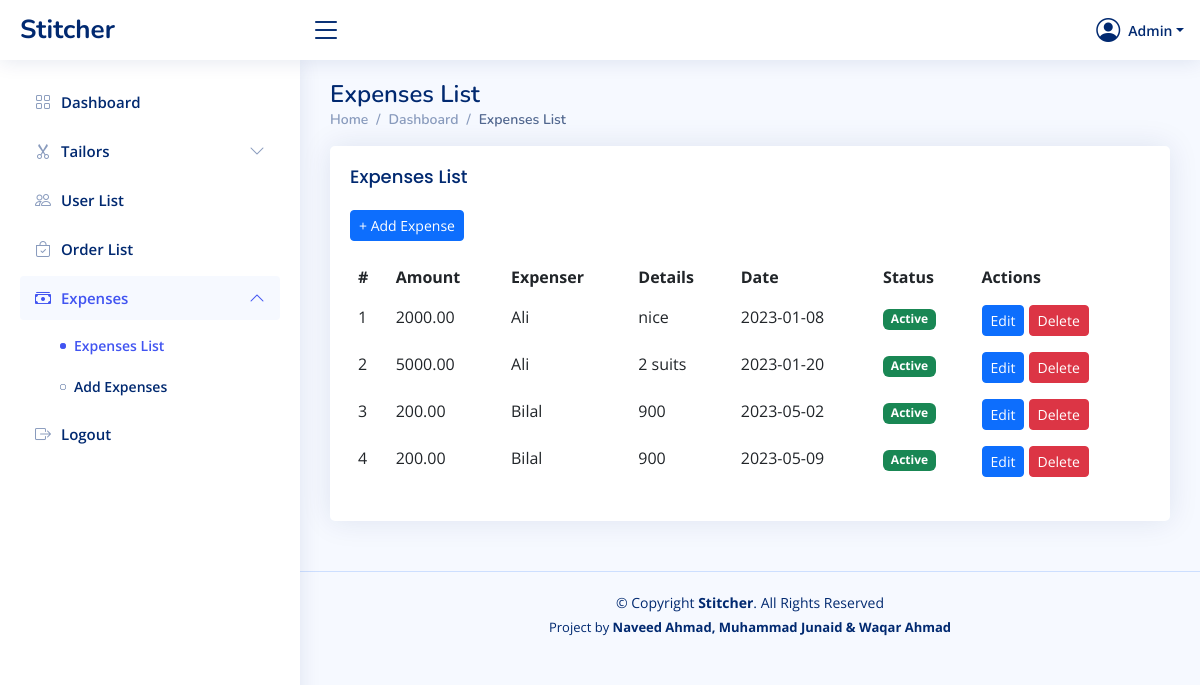
Screenshot of /expenses-list.php (signed in) with the database file from the repository.
### tables this page shows
CREATE TABLE IF NOT EXISTS expenses (
    id INT AUTO_INCREMENT PRIMARY KEY,
    amount DECIMAL(10,2) NOT NULL,
    expenser VARCHAR(100),
    details TEXT,
    expense_date DATE,
    status ENUM('Active','Inactive') DEFAULT 'Active',
    created_at TIMESTAMP DEFAULT CURRENT_TIMESTAMP
);

### expenses-list.php (the view, shortened to what this page needs)
<?php
require_once 'includes/auth.php';
$expenses = mysqli_query($conn, "SELECT * FROM expenses ORDER BY id ASC");
include 'includes/header.php';
?>
<div id="main" class="main">
  <div class="pagetitle">
    <h1>Expenses List</h1>
    <nav>
      <ol class="breadcrumb">
        <li class="breadcrumb-item"><a href="index.php">Home</a></li>
        <li class="breadcrumb-item"><a href="index.php">Dashboard</a></li>
        <li class="breadcrumb-item active">Expenses List</li>
      </ol>
    </nav>
  </div>
  <section class="section">
    <div class="row">
      <div class="col-lg-12">
        <div class="card">
          <div class="card-body">
            <h5 class="card-title">Expenses List</h5>
            <a href="add-expenses.php" class="btn btn-primary btn-sm mb-3">+ Add Expense</a>
            <table class="table table-borderless">
              <thead>
                <tr>
                  <th>#</th>
                  <th>Amount</th>
                  <th>Expenser</th>
                  <th>Details</th>
                  <th>Date</th>
                  <th>Status</th>
                  <th>Actions</th>
                </tr>
              </thead>
              <tbody>
                <?php $i = 1; while ($row = mysqli_fetch_assoc($expenses)): ?>
                <tr>
                  <td><?= $i++ ?></td>
                  <td><?= htmlspecialchars($row['amount']) ?></td>
                  <td><?= htmlspecialchars($row['expenser']) ?></td>
                  <td><?= htmlspecialchars($row['details']) ?></td>
                  <td><?= $row['expense_date'] ?></td>
                  <td><span class="badge bg-success"><?= $row['status'] ?></span></td>
                  <td>
                    <a href="add-expenses.php?edit=<?= $row['id'] ?>" class="btn btn-primary btn-sm">Edit</a>
                    <a href="expenses-list.php?action=delete&id=<?= $row['id'] ?>" class="btn btn-danger btn-sm" onclick="return confirm('Are you sure?')">Delete</a>
                  </td>
                </tr>
                <?php endwhile; ?>
              </tbody>
            </table>
          </div>
        </div>
      </div>
    </div>
  </section>
</div>
<?php include 'includes/footer.php'; ?>

### includes/header.php (shortened to what this page needs)
<?php
$current = basename($_SERVER['PHP_SELF']);
?>
<!DOCTYPE html>
<html lang="en">
<head>
  <link href="assets/vendor/bootstrap/css/bootstrap.min.css" rel="stylesheet">
  <link href="assets/vendor/bootstrap-icons/bootstrap-icons.css" rel="stylesheet">
  <link href="assets/vendor/boxicons/css/boxicons.min.css" rel="stylesheet">
  <link href="assets/vendor/remixicon/remixicon.css" rel="stylesheet">
  <link href="assets/vendor/simple-datatables/style.css" rel="stylesheet">
  <link href="assets/css/style.css" rel="stylesheet">
</head>
<body>
<header id="header" class="header fixed-top d-flex align-items-center">
  <div class="d-flex align-items-center justify-content-between">
    <a href="index.php" class="logo d-flex align-items-center">
      <span class="d-none d-lg-block">Stitcher</span>
    </a>
    <i class="bi bi-list toggle-sidebar-btn"></i>
  </div>
  <nav class="header-nav ms-auto">
    <ul class="d-flex align-items-center">
      <li class="nav-item dropdown pe-3">
        <a class="nav-link nav-profile d-flex align-items-center pe-0" href="#" data-bs-toggle="dropdown">
          <i class="bi bi-person-circle" style="font-size:1.5rem;"></i>
          <span class="d-none d-md-block dropdown-toggle ps-2">Admin</span>
        </a>
      </li>
    </ul>
  </nav>
</header>
<aside id="sidebar" class="sidebar">
  <ul class="sidebar-nav" id="sidebar-nav">
    <li class="nav-item">
      <a class="nav-link <?= $current=='index.php' ? '' : 'collapsed' ?>" href="index.php">
        <i class="bi bi-grid"></i>
        <span>Dashboard</span>
      </a>
    </li>
    <li class="nav-item">
      <a class="nav-link <?= $current=='tailor-list.php' || $current=='add-tailor.php' ? '' : 'collapsed' ?>" data-bs-target="#tailors-nav" data-bs-toggle="collapse" href="#">
        <i class="bi bi-scissors"></i><span>Tailors</span><i class="bi bi-chevron-down ms-auto"></i>
      </a>
    </li>
    <li class="nav-item">
      <a class="nav-link <?= $current=='user-list.php' ? '' : 'collapsed' ?>" href="user-list.php">
        <i class="bi bi-people"></i>
        <span>User List</span>
      </a>
    </li>
    <li class="nav-item">
      <a class="nav-link <?= $current=='order-list.php' ? '' : 'collapsed' ?>" href="order-list.php">
        <i class="bi bi-bag-check"></i>
        <span>Order List</span>
      </a>
    </li>
    <li class="nav-item">
      <a class="nav-link <?= $current=='expenses-list.php' || $current=='add-expenses.php' ? '' : 'collapsed' ?>" data-bs-target="#expenses-nav" data-bs-toggle="collapse" href="#">
        <i class="bi bi-cash-stack"></i><span>Expenses</span><i class="bi bi-chevron-down ms-auto"></i>
      </a>
      <ul id="expenses-nav" class="nav-content collapse <?= $current=='expenses-list.php' || $current=='add-expenses.php' ? 'show' : '' ?>">
        <li><a href="expenses-list.php" class="<?= $current=='expenses-list.php' ? 'active' : '' ?>"><i class="bi bi-circle"></i><span>Expenses List</span></a></li>
        <li><a href="add-expenses.php" class="<?= $current=='add-expenses.php' ? 'active' : '' ?>"><i class="bi bi-circle"></i><span>Add Expenses</span></a></li>
      </ul>
    </li>
    <li class="nav-item">
      <a class="nav-link collapsed" href="logout.php">
        <i class="bi bi-box-arrow-right"></i>
        <span>Logout</span>
      </a>
    </li>
  </ul>
</aside>

### includes/footer.php (shortened to what this page needs)
  <footer id="footer" class="footer">
    <div class="copyright">
      &copy; Copyright <strong><span>Stitcher</span></strong>. All Rights Reserved
    </div>
    <div class="credits">
      Project by <strong>Naveed Ahmad, Muhammad Junaid &amp; Waqar Ahmad</strong>
    </div>
  </footer>
</body>
</html>

### assets/css/style.css (style rules this page uses)
:root { scroll-behavior: smooth; }
body { font-family: "Open Sans", sans-serif; background: #f6f9ff; color: #444444; }
a { color: #4154f1; text-decoration: none; }
h1, h2, h3, h4, h5, h6 { font-family: "Nunito", sans-serif; }
#main { margin-top: 60px; padding: 20px 30px; transition: all 0.3s; }
.pagetitle { margin-bottom: 10px; }
.pagetitle h1 { font-size: 24px; margin-bottom: 0; font-weight: 600; color: #012970; }
.card { margin-bottom: 30px; border: none; border-radius: 5px; box-shadow: 0px 0 30px rgba(1, 41, 112, 0.1); }
.card-title { padding: 20px 0 15px 0; font-size: 18px; font-weight: 500; color: #012970; font-family: "Poppins", sans-serif; }
.card-body { padding: 0 20px 20px 20px; }
.breadcrumb { font-size: 14px; font-family: "Nunito", sans-serif; color: #899bbd; font-weight: 600; }
.breadcrumb a { color: #899bbd; transition: 0.3s; }
.breadcrumb .breadcrumb-item::before { color: #899bbd; }
.breadcrumb .active { color: #51678f; font-weight: 600; }
.logo { line-height: 1; }
@media (min-width: 1200px) { .logo { width: 280px; } }
.logo span { font-size: 26px; font-weight: 700; color: #012970; font-family: "Nunito", sans-serif; }
.header { transition: all 0.5s; z-index: 997; height: 60px; box-shadow: 0px 2px 20px rgba(1, 41, 112, 0.1); background-color: #fff; padding-left: 20px; }
.header .toggle-sidebar-btn { font-size: 32px; padding-left: 10px; cursor: pointer; color: #012970; }
.header-nav ul { list-style: none; }
.header-nav>ul { margin: 0; padding: 0; }
.header-nav .nav-profile { color: #012970; }
.header-nav .nav-profile span { font-size: 14px; font-weight: 600; }
.sidebar { position: fixed; top: 60px; left: 0; bottom: 0; width: 300px; z-index: 996; transition: all 0.3s; padding: 20px; overflow-y: auto; scrollbar-width: thin; scrollbar-color: #aab7cf transparent; box-shadow: 0px 0px 20px rgba(1, 41, 112, 0.1); background-color: #fff; }
@media (min-width: 1200px) { #main, #footer { margin-left: 300px; } }
.sidebar-nav { padding: 0; margin: 0; list-style: none; }
.sidebar-nav li { padding: 0; margin: 0; list-style: none; }
.sidebar-nav .nav-item { margin-bottom: 5px; }
.sidebar-nav .nav-link { display: flex; align-items: center; font-size: 15px; font-weight: 600; color: #4154f1; transition: 0.3; background: #f6f9ff; padding: 10px 15px; border-radius: 4px; }
.sidebar-nav .nav-link i { font-size: 16px; margin-right: 10px; color: #4154f1; }
.sidebar-nav .nav-link.collapsed { color: #012970; background: #fff; }
.sidebar-nav .nav-link.collapsed i { color: #899bbd; }
.sidebar-nav .nav-link .bi-chevron-down { margin-right: 0; transition: transform 0.2s ease-in-out; }
.sidebar-nav .nav-link:not(.collapsed) .bi-chevron-down { transform: rotate(180deg); }
.sidebar-nav .nav-content { padding: 5px 0 0 0; margin: 0; list-style: none; }
.sidebar-nav .nav-content a { display: flex; align-items: center; font-size: 14px; font-weight: 600; color: #012970; transition: 0.3; padding: 10px 0 10px 40px; transition: 0.3s; }
.sidebar-nav .nav-content a i { font-size: 6px; margin-right: 8px; line-height: 0; border-radius: 50%; }
.sidebar-nav .nav-content a:hover, .sidebar-nav .nav-content a.active { color: #4154f1; }
.sidebar-nav .nav-content a.active i { background-color: #4154f1; }
.footer { padding: 20px 0; font-size: 14px; transition: all 0.3s; border-top: 1px solid #cddfff; }
.footer .copyright { text-align: center; color: #012970; }
.footer .credits { padding-top: 5px; text-align: center; font-size: 13px; color: #012970; }

### rows the page displays
expenses: amount "2000.00", expenser "Ali", details "nice", expense_date "2023-01-08", status "Active"
expenses: amount "5000.00", expenser "Ali", details "2 suits", expense_date "2023-01-20", status "Active"
expenses: amount "200.00", expenser "Bilal", details "900", expense_date "2023-05-02", status "Active"
expenses: amount "200.00", expenser "Bilal", details "900", expense_date "2023-05-09", status "Active"
